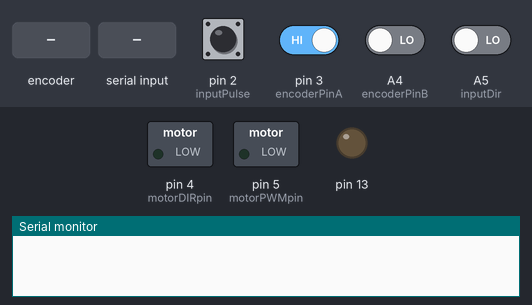
Recording of a sketch running on a simulated Arduino Uno, built with avr-gcc and run on an emulated ATmega328P. Parts: switched loads named in the sketch (green lamp = pin HIGH), output pins drawn as LEDs (lit = HIGH), the last lines printed to the serial monitor. Inputs (shaded band) come from the test bench; at power-on: pin 3 (encoderPinA) HIGH, A4 (encoderPinB), A5 (inputDir), pin 2 (inputPulse) LOW.

Above: at 1.2 s.
1.3 s: rotary encoder on pin 3 (encoderPinA) / A4 (encoderPinB) turned 3 steps (first pin leading)
At 3.0 s:
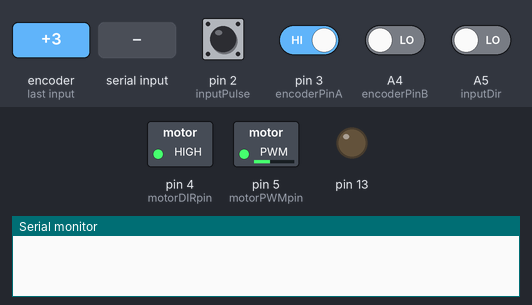
3.4 s: "z" received over Serial
At 4.5 s:
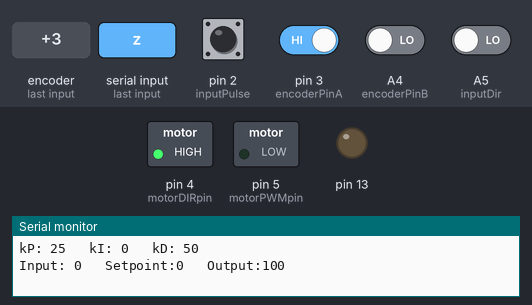
4.9 s: pin 2 (inputPulse) pulled HIGH for 0.15 s
At 6.0 s:
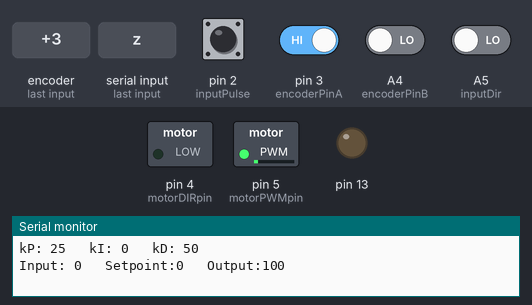
6.5 s: "p90\n" received over Serial
At 7.4 s:
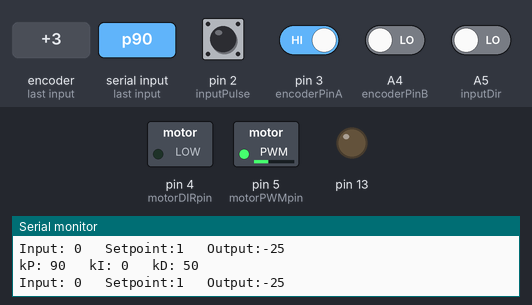
8.0 s: pin 2 (inputPulse) pulled HIGH for 1 s
At 8.3 s:
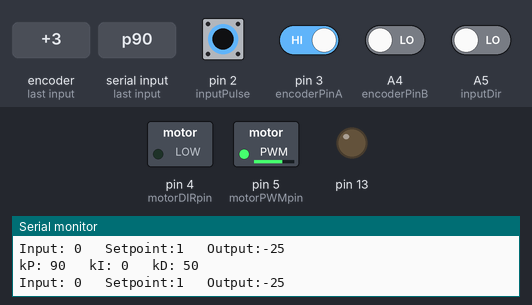
10.5 s: rotary encoder on pin 3 (encoderPinA) / A4 (encoderPinB) turned 3 steps (first pin leading)
At 11.8 s:
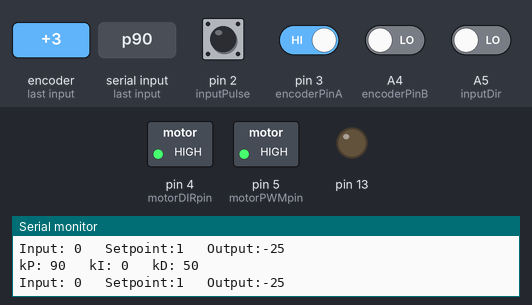
Timing chart, 0 to 13.5 s (numbered marks = the images above; inputs shaded):
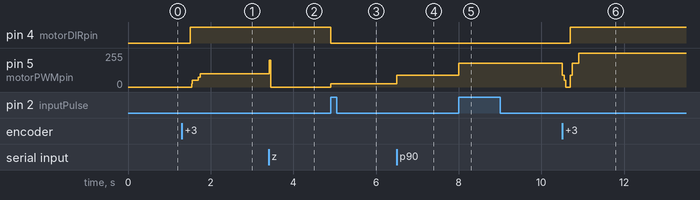

Measured:
- after the input at 1.3 s, pin 4 (motorDIRpin): LOW → HIGH after 0.20 s; pin 5 (motorPWMpin): 0/255 → 50/255 after 0.24 s, → 100/255 0.16 s later
- after the input at 3.4 s, pin 5 (motorPWMpin): 100/255 → 0/255 at once
- after the input at 4.9 s, pin 4 (motorDIRpin): HIGH → LOW at once; pin 5 (motorPWMpin): 0/255 → 25/255 at once
- after the input at 6.5 s, pin 5 (motorPWMpin): 25/255 → 90/255 at once
- after the input at 8.0 s, pin 5 (motorPWMpin): 90/255 → 180/255 at once
- after the input at 10.5 s, pin 4 (motorDIRpin): LOW → HIGH after 0.20 s; pin 5 (motorPWMpin): 180/255 → 0/255 at once, → 180/255 0.20 s later, → 255/255 0.20 s later

The sketch:

Arduino_PID_DC_servo_v4.1_Ok.ino
```cpp
//Define Pin/Port
#define motorPWMpin     5                 //PORTD 5
#define motorDIRpin     4                 //PORTD 4
#define encoderPinA     3                 //PORTD 3 - INT1
#define encoderPinB     A4                //PORTC 4
#define inputPulse      2                 //PORTD 2 - INT0
#define inputDir        A5                //PORTC 5
#define inputCur        A0
#define input6          6                 //not used
#define input7          7                 //not used
//Define Servo motor & encoder
#define maxRPM          2000              //rpm
#define encoderRes      500               //ppr
#define encoderMode     2                 //x2 encoder count
//PWM limit
#define outMax         +255
#define outMin         -255
#define REVERSE        0
#define wait           5                 //DIR delay time

long enSpeedMax,enSpeedMin;
long Setpoint;
long eSpeed, Input, Output, pError, sError, lastError;
long lastInput, lasteSpeed;
long kP, kPp, kI, kD, I;
boolean Do, motorDir;
boolean Monitor = false;
byte ii;

void setup()
{
  Setup_Timer2();
  Setup_Timer0();
  //Serial.begin(921600);
  Serial.begin(115200);
  //Serial.setTimeout(100);
  //Setup OUTPUT
  pinMode(motorDIRpin, OUTPUT);
  pinMode(motorPWMpin, OUTPUT);
  pinMode(13, OUTPUT);
  //Setup INPUT
  pinMode(encoderPinA, INPUT);
  pinMode(encoderPinB, INPUT);
  pinMode(inputPulse,  INPUT);
  pinMode(inputDir,    INPUT);
  pinMode(input6,      INPUT);
  pinMode(input7,      INPUT);
  attachInterrupt(0, doStepDir, RISING);  //trigger when the pin goes from low to high (with 74HC14 schmitt trigger inverter) RISING/FALLING
  attachInterrupt(1, doEncoder, CHANGE);   //trigger when the pin goes from high to low
  //ReadEEPROM()
  kPp = 1;
  kP = 25;
  kI = 0;
  kD = 50;
  enSpeedMax = long(maxRPM) * encoderRes * encoderMode;
  enSpeedMax = enSpeedMax / (long(60) * 2000); //ppc
  enSpeedMin = -enSpeedMax;

  PIDtunings();
  OCR0B = 0;
}
void loop()
{
  if (Do)
  {
    getParam();
    PIDcompute();
    //Output = 250;
    motor(Output);
    /*
    //PID monitor
    Serial.print(Setpoint);
    Serial.print(",");
    Serial.print(Input);
    Serial.print(",");
    Serial.print(pError * 50);
    Serial.println(",");
    */
    if (Monitor)
    {
      if (Input >  2000) Setpoint = -2000;
      if (Input < -2000) Setpoint = 2000;
    }
    Do = false;
  }
}

void getParam()
{
  byte param;
  float value;
  if (Serial.available())
  {
    while (Serial.available())
    {
    //Serial.setTimeout(100);
      param = Serial.read();
      if (param != 240)
      {
        if (param <= 90)
        {
          param += 32;
        }
        switch(param)
        {
          case 'p':
          {
            value = Serial.parseFloat();
            kP = value;
            Monitor = false;
            break;
          }
          case 'i':
          {
            value = Serial.parseFloat();
            kI = value;
            Monitor = false;
            break;
          }
          case 'd':
          {
            value = Serial.parseFloat();
            kD = value;
            Monitor = false;
            break;
          }
          case 'm':
          {
            Monitor = true;
            Setpoint = 5100;
            break;
          }
          case 's':
          {
            value = Serial.parseFloat();
            Setpoint = value;
            Monitor = false;
            break;
          }
          case 'x':
          {
            value = Serial.parseFloat();
            Setpoint = value * 500;
            Monitor = false;
            break;
          }
          case 'z':
          {
            value = Serial.parseFloat();
            Input = value;
            Monitor = false;
            break;
          }
          case 95: //param = "?";
          {
            //info();
            break;
          }
          default:
          {
            //Serial.println("???");
            //Setpoint = value * 1000;
            break;
          }
        }
        if (param != 'x')
        {
          PIDtunings();
          info();
        }
      }
    }
  }
}
void info()
{
  //TIMSK2 = 0;
  //cli(); //Disable interrupt
  //test = Setpoint - Input;
  Serial.print("kP: ");
  Serial.print(kP);
  Serial.print("   kI: ");
  Serial.print(kI);
  Serial.print("   kD: ");
  Serial.print(kD);
  Serial.println("");
  Serial.print("Input: ");
  Serial.print(Input);
  Serial.print("   Setpoint:");
  Serial.print(Setpoint);
  Serial.print("   Output:");
  Serial.print(Output);
  Serial.println("");
  //Serial.println(limit);
  //sei(); //Enable interrupt
  //TIMSK2 |= (1 << OCIE2A);
}

// time require <1us
void motor(int motorPWM)
{
  if (motorPWM < 0)
  {
    if (motorDir)
    {
      for (byte w = 0; w < wait; w++)
      {
        disablePWM();
      }
      bitWrite(PORTD, 4, 0);
      for (byte w = 0; w < wait; w++)
      {
        disablePWM();
      }
      motorDir = false;
      enablePWM();
    }
    else bitWrite(PORTD, 4, 0);
    OCR0B = -motorPWM;
  }
  else if (motorPWM > 0)
  {
    if (!motorDir)
    {
      for (byte w = 0; w < wait; w++)
      {
        disablePWM();
      }
      bitWrite(PORTD, 4, 1);
      for (byte w = 0; w < wait; w++)
      {
        disablePWM();
      }
      motorDir = true;
      enablePWM();
    }
    else bitWrite(PORTD, 4, 1);
    OCR0B = motorPWM;
  }
  else OCR0B = 0;
}
```

_EEPROM.ino
```cpp
#include <EEPROM.h>

byte Param[3];

void ReadEEPROM()
{
  //                kP, kI, kI,
  // Param Address   0,  1,  2,
  for (byte j = 0; j < 3; j++)
  {
    Param[j] = EEPROM.read(j);
  }
}

void SaveEEPROM()
{
  for (byte j = 0; j < 3; j++)
  {
    EEPROM.write(j, Param[j]);
  }
}
```

_Encoder.ino
```cpp
// time require <1.8us
boolean A, B, lastA, lastB;
//attachInterrupt(1, doEncoder, CHANGE);
//2x Quadrature Encoder
void doEncoder()
{
  //OCR0B = 0;
  A = bitRead(PIND, 3);
  B = bitRead(PINC, 4);
  //check last change for error
  if ((A != lastA) & (B != lastB))
  {
    if (A ^ B) Input ++;
    else       Input --;
  }
  lastA = A;
  lastB = B;
}
void doStepDir()
{
  if(bitRead(PIND, 2))
  {
    if (bitRead(PINC, 5)) Setpoint --;
    else                  Setpoint ++;
  }
}
```

_PID.ino
```cpp
// time require <74.2us
void PIDcompute()
{
  //Position error calculator
  pError = (Input - Setpoint) * kPp;           // E part = set_point - encoder_position
  if      (pError > enSpeedMax) pError = enSpeedMax;
  else if (pError < enSpeedMin) pError = enSpeedMin;

  //Speed error calculator
  eSpeed = lastInput - Input;
  lastInput = Input;

  sError = pError - eSpeed;

  I += sError / 10;
  if (I > outMax)      I = outMax;
  else if (I < outMin) I = outMin;

  long D = lasteSpeed - eSpeed;
  lasteSpeed = eSpeed;

  Output = kP * sError + kI * I + kD * D;
  if (Output > outMax)      Output = outMax;
  else if (Output < outMin) Output = outMin;
}

void PIDtunings()
{
  if (REVERSE)
  {
    kP = (0 - kP);
    kI = (0 - kI);
    kD = (0 - kD);
  }
}
```

_Timer.ino
```cpp
void Setup_Timer0()
{
  TCCR0A = 0;  // set entire TCCR2A register to 0
  TCCR0B = 0;  // same for TCCR2B
  TCNT0  = 0;  //initialize counter value to 0
  // set compare match register for 1khz increments
  //OCR2A = 249;  // = (16*10^6) / (1000*64) - 1 (must be <256)
  // turn on Fast PWM mode
  TCCR0A |= (1 << WGM01) | (1 << WGM00);
  //Clear OC0A/B on Compare Match, set OC0A/B at BOTTOM
  TCCR0A |= (1 << COM0A1) | (1 << COM0B1);
  // Set CS01 and CS00 bits for 64 prescaler
  TCCR0B |= (1 << CS00);
  // enable timer compare interrupt
  //TIMSK2 |= (1 << OCIE2A);
  OCR0B = 0;
}
void enablePWM()
{
  TCCR0A |= (1 << WGM01) | (1 << WGM00);
  TCCR0A |= (1 << COM0A1) | (1 << COM0B1);
}
void disablePWM()
{
  TCCR0A = 0;
}

void Setup_Timer2()
{
  TCCR2A = 0;  // set entire TCCR2A register to 0
  TCCR2B = 0;  // same for TCCR2B
  TCNT2  = 0;  //initialize counter value to 0
  // set compare match register for 2khz increments ~ 500us
  OCR2A = 124;  // = (16*10^6) / (2000*64) - 1 (must be <256)
  // turn on CTC mode
  TCCR2A |= (1 << WGM21);
  // Set CS01 and CS00 bits for 64 prescaler
  TCCR2B |= (1 << CS22);
  // Set CS01 and CS00 bits for 256 prescaler
  //TCCR2B |= (1 << CS22) | (1 << CS21);
  // enable timer compare interrupt
  TIMSK2 |= (1 << OCIE2A);
}

// timer 2 interrupt
ISR(TIMER2_COMPA_vect)
{
  Do = true;
}
```
